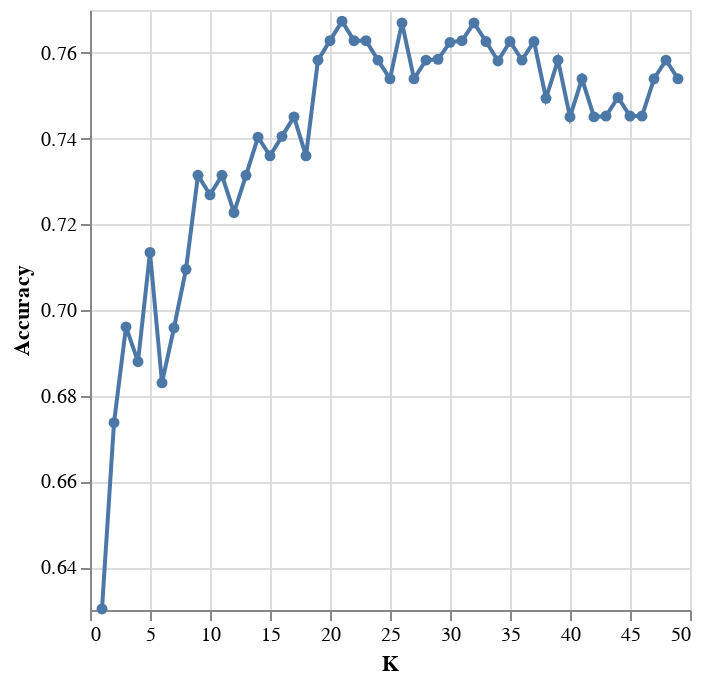

The code cell stored with this chart in its notebook:
### Code cell
#oldpeak vs thalach
from sklearn.model_selection import train_test_split
data_train, data_test = train_test_split (
    data, train_size = 0.75, stratify=  data["heart_disease"], random_state=57
)

from sklearn.preprocessing import StandardScaler
from sklearn.compose import make_column_transformer
data_preprocessor = make_column_transformer(
    (StandardScaler(), ["thalach", "oldpeak"])
)

from sklearn.neighbors import KNeighborsClassifier
from sklearn.pipeline import make_pipeline
knn = KNeighborsClassifier(n_neighbors = 3)
X = data_train[["thalach", "oldpeak"]] 
y = data_train["heart_disease"]
knn_pipeline = make_pipeline(data_preprocessor, knn)
knn_pipeline.fit(X, y)
knn_pipeline

data_test["predicted"] = knn_pipeline.predict(data_test[["thalach", "oldpeak"]])
data_test[["predicted", "heart_disease"]]

knn_pipeline.score(
    data_test[["thalach", "oldpeak"]], 
    data_test["heart_disease"]
)

from sklearn.model_selection import cross_validate
data_vfold_score = pd.DataFrame(
    cross_validate(
        estimator = knn_pipeline, 
        cv = 5, 
        X = X, 
        y = y
    )
)
data_vfold_score

data_metrics = data_vfold_score.agg(["mean", "sem"])
data_metrics

parameter_grid = {
    "kneighborsclassifier__n_neighbors": range(50)
}
data_tune_pipe = make_pipeline(data_preprocessor, KNeighborsClassifier())

from sklearn.model_selection import GridSearchCV
data_tune_pipe.get_params()
data_tune_grid = GridSearchCV(
    estimator = data_tune_pipe, 
    param_grid = parameter_grid,
    cv = 10,
)
data_tune_grid

knn_model_grid = data_tune_grid.fit(X, y)
accuracies_grid = pd.DataFrame(knn_model_grid.cv_results_)
accuracies_grid

accuracies_vs_k = alt.Chart(accuracies_grid).mark_line(point=True).encode(
    x=alt.X("param_kneighborsclassifier__n_neighbors").title("K").scale(zero=False),
    y=alt.Y("mean_test_score").title("Accuracy").scale(zero=False)
)
accuracies_vs_k

### Figure 1 — Vega-Lite specification as saved in the notebook (floating-point values rounded to 4 significant figures)
{"config": {"view": {"continuousWidth": 300, "continuousHeight": 300}}, "data": {"name": "data-f5b366dea8a60c332dea3ae03b9c05a0"}, "mark": {"type": "line", "point": true}, "encoding": {"x": {"field": "param_kneighborsclassifier__n_neighbors", "scale": {"zero": false}, "title": "K", "type": "quantitative"}, "y": {"field": "mean_test_score", "scale": {"zero": false}, "title": "Accuracy", "type": "quantitative"}}, "$schema": "https://vega.github.io/schema/vega-lite/v5.8.0.json", "datasets": {"data-f5b366dea8a60c332dea3ae03b9c05a0": [{"mean_fit_time": 0.01469, "std_fit_time": 0.03159, "mean_score_time": 0.0, "std_score_time": 0.0, "param_kneighborsclassifier__n_neighbors": 0, "params": {"kneighborsclassifier__n_neighbors": 0}, "split0_test_score": null, "split1_test_score": null, "split2_test_score": null, "split3_test_score": null, "split4_test_score": null, "split5_test_score": null, "split6_test_score": null, "split7_test_score": null, "split8_test_score": null, "split9_test_score": null, "mean_test_score": null, "std_test_score": null, "rank_test_score": 50}, {"mean_fit_time": 0.003558, "std_fit_time": 7.553e-05, "mean_score_time": 0.003641, "std_score_time": 9.651e-05, "param_kneighborsclassifier__n_neighbors": 1, "params": {"kneighborsclassifier__n_neighbors": 1}, "split0_test_score": 0.7826, "split1_test_score": 0.6087, "split2_test_score": 0.5652, "split3_test_score": 0.6522, "split4_test_score": 0.6087, "split5_test_score": 0.5217, "split6_test_score": 0.6087, "split7_test_score": 0.5455, "split8_test_score": 0.6818, "split9_test_score": 0.7273, "mean_test_score": 0.6302, "std_test_score": 0.07769, "rank_test_score": 49}, {"mean_fit_time": 0.00352, "std_fit_time": 5.246e-05, "mean_score_time": 0.00361, "std_score_time": 5.378e-05, "param_kneighborsclassifier__n_neighbors": 2, "params": {"kneighborsclassifier__n_neighbors": 2}, "split0_test_score": 0.7826, "split1_test_score": 0.5652, "split2_test_score": 0.6522, "split3_test_score": 0.7826, "split4_test_score": 0.6957, "split5_test_score": 0.6522, "split6_test_score": 0.6522, "split7_test_score": 0.5909, "split8_test_score": 0.6364, "split9_test_score": 0.7273, "mean_test_score": 0.6737, "std_test_score": 0.06963, "rank_test_score": 48}, {"mean_fit_time": 0.003516, "std_fit_time": 4.374e-05, "mean_score_time": 0.003588, "std_score_time": 3.466e-05, "param_kneighborsclassifier__n_neighbors": 3, "params": {"kneighborsclassifier__n_neighbors": 3}, "split0_test_score": 0.8261, "split1_test_score": 0.5652, "split2_test_score": 0.6087, "split3_test_score": 0.7391, "split4_test_score": 0.6957, "split5_test_score": 0.6957, "split6_test_score": 0.7391, "split7_test_score": 0.7273, "split8_test_score": 0.6364, "split9_test_score": 0.7273, "mean_test_score": 0.696, "std_test_score": 0.07133, "rank_test_score": 44}, {"mean_fit_time": 0.003522, "std_fit_time": 6.048e-05, "mean_score_time": 0.003568, "std_score_time": 3.321e-05, "param_kneighborsclassifier__n_neighbors": 4, "params": {"kneighborsclassifier__n_neighbors": 4}, "split0_test_score": 0.7391, "split1_test_score": 0.4783, "split2_test_score": 0.6522, "split3_test_score": 0.7391, "split4_test_score": 0.6957, "split5_test_score": 0.6522, "split6_test_score": 0.6957, "split7_test_score": 0.7727, "split8_test_score": 0.6818, "split9_test_score": 0.7727, "mean_test_score": 0.6879, "std_test_score": 0.08142, "rank_test_score": 46}, {"mean_fit_time": 0.003571, "std_fit_time": 0.0001543, "mean_score_time": 0.003605, "std_score_time": 3.649e-05, "param_kneighborsclassifier__n_neighbors": 5, "params": {"kneighborsclassifier__n_neighbors": 5}, "split0_test_score": 0.8261, "split1_test_score": 0.5217, "split2_test_score": 0.6522, "split3_test_score": 0.6957, "split4_test_score": 0.8261, "split5_test_score": 0.7391, "split6_test_score": 0.7826, "split7_test_score": 0.7727, "split8_test_score": 0.6364, "split9_test_score": 0.6818, "mean_test_score": 0.7134, "std_test_score": 0.09061, "rank_test_score": 42}, {"mean_fit_time": 0.003554, "std_fit_time": 9.631e-05, "mean_score_time": 0.00361, "std_score_time": 6.957e-05, "param_kneighborsclassifier__n_neighbors": 6, "params": {"kneighborsclassifier__n_neighbors": 6}, "split0_test_score": 0.7391, "split1_test_score": 0.4783, "split2_test_score": 0.6957, "split3_test_score": 0.6957, "split4_test_score": 0.6957, "split5_test_score": 0.6957, "split6_test_score": 0.7391, "split7_test_score": 0.7273, "split8_test_score": 0.6818, "split9_test_score": 0.6818, "mean_test_score": 0.683, "std_test_score": 0.07129, "rank_test_score": 47}, {"mean_fit_time": 0.003502, "std_fit_time": 4.626e-05, "mean_score_time": 0.003607, "std_score_time": 8.127e-05, "param_kneighborsclassifier__n_neighbors": 7, "params": {"kneighborsclassifier__n_neighbors": 7}, "split0_test_score": 0.7826, "split1_test_score": 0.4783, "split2_test_score": 0.6522, "split3_test_score": 0.6957, "split4_test_score": 0.7826, "split5_test_score": 0.7391, "split6_test_score": 0.7826, "split7_test_score": 0.6818, "split8_test_score": 0.6818, "split9_test_score": 0.6818, "mean_test_score": 0.6958, "std_test_score": 0.0862, "rank_test_score": 45}, {"mean_fit_time": 0.003469, "std_fit_time": 3.448e-05, "mean_score_time": 0.003587, "std_score_time": 4.836e-05, "param_kneighborsclassifier__n_neighbors": 8, "params": {"kneighborsclassifier__n_neighbors": 8}, "split0_test_score": 0.7826, "split1_test_score": 0.4783, "split2_test_score": 0.6957, "split3_test_score": 0.6957, "split4_test_score": 0.7826, "split5_test_score": 0.7391, "split6_test_score": 0.7391, "split7_test_score": 0.7273, "split8_test_score": 0.7273, "split9_test_score": 0.7273, "mean_test_score": 0.7095, "std_test_score": 0.08201, "rank_test_score": 43}, {"mean_fit_time": 0.003507, "std_fit_time": 6.497e-05, "mean_score_time": 0.003584, "std_score_time": 3.811e-05, "param_kneighborsclassifier__n_neighbors": 9, "params": {"kneighborsclassifier__n_neighbors": 9}, "split0_test_score": 0.7826, "split1_test_score": 0.5217, "split2_test_score": 0.6957, "split3_test_score": 0.7391, "split4_test_score": 0.8261, "split5_test_score": 0.7391, "split6_test_score": 0.7826, "split7_test_score": 0.7273, "split8_test_score": 0.7273, "split9_test_score": 0.7727, "mean_test_score": 0.7314, "std_test_score": 0.0783, "rank_test_score": 37}, {"mean_fit_time": 0.00351, "std_fit_time": 5.684e-05, "mean_score_time": 0.003586, "std_score_time": 2.576e-05, "param_kneighborsclassifier__n_neighbors": 10, "params": {"kneighborsclassifier__n_neighbors": 10}, "split0_test_score": 0.7826, "split1_test_score": 0.5217, "split2_test_score": 0.6957, "split3_test_score": 0.7391, "split4_test_score": 0.8261, "split5_test_score": 0.7391, "split6_test_score": 0.7826, "split7_test_score": 0.7727, "split8_test_score": 0.6818, "split9_test_score": 0.7273, "mean_test_score": 0.7269, "std_test_score": 0.07971, "rank_test_score": 40}, {"mean_fit_time": 0.003506, "std_fit_time": 7.776e-05, "mean_score_time": 0.003581, "std_score_time": 2.07e-05, "param_kneighborsclassifier__n_neighbors": 11, "params": {"kneighborsclassifier__n_neighbors": 11}, "split0_test_score": 0.7826, "split1_test_score": 0.5217, "split2_test_score": 0.6957, "split3_test_score": 0.7391, "split4_test_score": 0.8696, "split5_test_score": 0.7391, "split6_test_score": 0.7391, "split7_test_score": 0.8182, "split8_test_score": 0.6818, "split9_test_score": 0.7273, "mean_test_score": 0.7314, "std_test_score": 0.08783, "rank_test_score": 37}, {"mean_fit_time": 0.003493, "std_fit_time": 3.333e-05, "mean_score_time": 0.003629, "std_score_time": 5.534e-05, "param_kneighborsclassifier__n_neighbors": 12, "params": {"kneighborsclassifier__n_neighbors": 12}, "split0_test_score": 0.7826, "split1_test_score": 0.5217, "split2_test_score": 0.6957, "split3_test_score": 0.6957, "split4_test_score": 0.7826, "split5_test_score": 0.7391, "split6_test_score": 0.7826, "split7_test_score": 0.7727, "split8_test_score": 0.6818, "split9_test_score": 0.7727, "mean_test_score": 0.7227, "std_test_score": 0.07718, "rank_test_score": 41}, {"mean_fit_time": 0.003525, "std_fit_time": 7.698e-05, "mean_score_time": 0.003633, "std_score_time": 5.429e-05, "param_kneighborsclassifier__n_neighbors": 13, "params": {"kneighborsclassifier__n_neighbors": 13}, "split0_test_score": 0.7826, "split1_test_score": 0.5217, "split2_test_score": 0.6957, "split3_test_score": 0.6957, "split4_test_score": 0.8261, "split5_test_score": 0.7391, "split6_test_score": 0.8261, "split7_test_score": 0.7727, "split8_test_score": 0.7273, "split9_test_score": 0.7273, "mean_test_score": 0.7314, "std_test_score": 0.08299, "rank_test_score": 37}, {"mean_fit_time": 0.003479, "std_fit_time": 2.371e-05, "mean_score_time": 0.003608, "std_score_time": 6.506e-05, "param_kneighborsclassifier__n_neighbors": 14, "params": {"kneighborsclassifier__n_neighbors": 14}, "split0_test_score": 0.7826, "split1_test_score": 0.5217, "split2_test_score": 0.7391, "split3_test_score": 0.6957, "split4_test_score": 0.8261, "split5_test_score": 0.7391, "split6_test_score": 0.8261, "split7_test_score": 0.8182, "split8_test_score": 0.7273, "split9_test_score": 0.7273, "mean_test_score": 0.7403, "std_test_score": 0.08525, "rank_test_score": 34}, {"mean_fit_time": 0.003496, "std_fit_time": 4.114e-05, "mean_score_time": 0.003611, "std_score_time": 5.521e-05, "param_kneighborsclassifier__n_neighbors": 15, "params": {"kneighborsclassifier__n_neighbors": 15}, "split0_test_score": 0.7826, "split1_test_score": 0.5217, "split2_test_score": 0.7391, "split3_test_score": 0.6957, "split4_test_score": 0.8261, "split5_test_score": 0.7391, "split6_test_score": 0.7826, "split7_test_score": 0.8182, "split8_test_score": 0.7273, "split9_test_score": 0.7273, "mean_test_score": 0.736, "std_test_score": 0.08181, "rank_test_score": 35}, {"mean_fit_time": 0.00349, "std_fit_time": 4.548e-05, "mean_score_time": 0.003619, "std_score_time": 6.215e-05, "param_kneighborsclassifier__n_neighbors": 16, "params": {"kneighborsclassifier__n_neighbors": 16}, "split0_test_score": 0.7826, "split1_test_score": 0.5217, "split2_test_score": 0.7391, "split3_test_score": 0.6957, "split4_test_score": 0.8261, "split5_test_score": 0.7391, "split6_test_score": 0.7826, "split7_test_score": 0.8182, "split8_test_score": 0.7273, "split9_test_score": 0.7727, "mean_test_score": 0.7405, "std_test_score": 0.08246, "rank_test_score": 33}, {"mean_fit_time": 0.003483, "std_fit_time": 2.211e-05, "mean_score_time": 0.003624, "std_score_time": 4.25e-05, "param_kneighborsclassifier__n_neighbors": 17, "params": {"kneighborsclassifier__n_neighbors": 17}, "split0_test_score": 0.7826, "split1_test_score": 0.5217, "split2_test_score": 0.7391, "split3_test_score": 0.6957, "split4_test_score": 0.8261, "split5_test_score": 0.7391, "split6_test_score": 0.7826, "split7_test_score": 0.8182, "split8_test_score": 0.7727, "split9_test_score": 0.7727, "mean_test_score": 0.7451, "std_test_score": 0.08285, "rank_test_score": 32}, {"mean_fit_time": 0.003476, "std_fit_time": 1.368e-05, "mean_score_time": 0.003624, "std_score_time": 6.937e-05, "param_kneighborsclassifier__n_neighbors": 18, "params": {"kneighborsclassifier__n_neighbors": 18}, "split0_test_score": 0.7826, "split1_test_score": 0.5217, "split2_test_score": 0.7391, "split3_test_score": 0.6957, "split4_test_score": 0.8261, "split5_test_score": 0.7391, "split6_test_score": 0.7826, "split7_test_score": 0.8182, "split8_test_score": 0.7273, "split9_test_score": 0.7273, "mean_test_score": 0.736, "std_test_score": 0.08181, "rank_test_score": 35}, {"mean_fit_time": 0.003479, "std_fit_time": 1.852e-05, "mean_score_time": 0.003636, "std_score_time": 5.558e-05, "param_kneighborsclassifier__n_neighbors": 19, "params": {"kneighborsclassifier__n_neighbors": 19}, "split0_test_score": 0.7826, "split1_test_score": 0.5652, "split2_test_score": 0.7391, "split3_test_score": 0.6957, "split4_test_score": 0.8261, "split5_test_score": 0.7391, "split6_test_score": 0.8261, "split7_test_score": 0.8182, "split8_test_score": 0.7727, "split9_test_score": 0.8182, "mean_test_score": 0.7583, "std_test_score": 0.07688, "rank_test_score": 15}, {"mean_fit_time": 0.003494, "std_fit_time": 3.124e-05, "mean_score_time": 0.003644, "std_score_time": 6.532e-05, "param_kneighborsclassifier__n_neighbors": 20, "params": {"kneighborsclassifier__n_neighbors": 20}, "split0_test_score": 0.7826, "split1_test_score": 0.5652, "split2_test_score": 0.7391, "split3_test_score": 0.6957, "split4_test_score": 0.8261, "split5_test_score": 0.7391, "split6_test_score": 0.8261, "split7_test_score": 0.8182, "split8_test_score": 0.8182, "split9_test_score": 0.8182, "mean_test_score": 0.7628, "std_test_score": 0.07891, "rank_test_score": 4}, {"mean_fit_time": 0.003511, "std_fit_time": 3.387e-05, "mean_score_time": 0.003627, "std_score_time": 3.396e-05, "param_kneighborsclassifier__n_neighbors": 21, "params": {"kneighborsclassifier__n_neighbors": 21}, "split0_test_score": 0.7826, "split1_test_score": 0.5652, "split2_test_score": 0.7391, "split3_test_score": 0.6957, "split4_test_score": 0.8261, "split5_test_score": 0.7391, "split6_test_score": 0.8261, "split7_test_score": 0.8182, "split8_test_score": 0.8636, "split9_test_score": 0.8182, "mean_test_score": 0.7674, "std_test_score": 0.08316, "rank_test_score": 1}, {"mean_fit_time": 0.00349, "std_fit_time": 4.164e-05, "mean_score_time": 0.004647, "std_score_time": 0.003042, "param_kneighborsclassifier__n_neighbors": 22, "params": {"kneighborsclassifier__n_neighbors": 22}, "split0_test_score": 0.7826, "split1_test_score": 0.5652, "split2_test_score": 0.7391, "split3_test_score": 0.6957, "split4_test_score": 0.8261, "split5_test_score": 0.7391, "split6_test_score": 0.8261, "split7_test_score": 0.8182, "split8_test_score": 0.8636, "split9_test_score": 0.7727, "mean_test_score": 0.7628, "std_test_score": 0.08149, "rank_test_score": 5}, {"mean_fit_time": 0.003503, "std_fit_time": 3.897e-05, "mean_score_time": 0.003646, "std_score_time": 8.429e-05, "param_kneighborsclassifier__n_neighbors": 23, "params": {"kneighborsclassifier__n_neighbors": 23}, "split0_test_score": 0.7826, "split1_test_score": 0.5652, "split2_test_score": 0.7391, "split3_test_score": 0.6957, "split4_test_score": 0.8261, "split5_test_score": 0.7391, "split6_test_score": 0.8261, "split7_test_score": 0.8182, "split8_test_score": 0.8636, "split9_test_score": 0.7727, "mean_test_score": 0.7628, "std_test_score": 0.08149, "rank_test_score": 5}, {"mean_fit_time": 0.003485, "std_fit_time": 3.314e-05, "mean_score_time": 0.00363, "std_score_time": 7.5e-05, "param_kneighborsclassifier__n_neighbors": 24, "params": {"kneighborsclassifier__n_neighbors": 24}, "split0_test_score": 0.7826, "split1_test_score": 0.5652, "split2_test_score": 0.7391, "split3_test_score": 0.6957, "split4_test_score": 0.8261, "split5_test_score": 0.7391, "split6_test_score": 0.8261, "split7_test_score": 0.7727, "split8_test_score": 0.8636, "split9_test_score": 0.7727, "mean_test_score": 0.7583, "std_test_score": 0.07952, "rank_test_score": 15}, {"mean_fit_time": 0.003482, "std_fit_time": 3.615e-05, "mean_score_time": 0.003638, "std_score_time": 4.236e-05, "param_kneighborsclassifier__n_neighbors": 25, "params": {"kneighborsclassifier__n_neighbors": 25}, "split0_test_score": 0.7826, "split1_test_score": 0.5652, "split2_test_score": 0.7391, "split3_test_score": 0.6957, "split4_test_score": 0.7826, "split5_test_score": 0.7391, "split6_test_score": 0.8261, "split7_test_score": 0.7727, "split8_test_score": 0.8636, "split9_test_score": 0.7727, "mean_test_score": 0.754, "std_test_score": 0.07684, "rank_test_score": 23}, {"mean_fit_time": 0.003502, "std_fit_time": 4.704e-05, "mean_score_time": 0.004625, "std_score_time": 0.002951, "param_kneighborsclassifier__n_neighbors": 26, "params": {"kneighborsclassifier__n_neighbors": 26}, "split0_test_score": 0.8261, "split1_test_score": 0.5652, "split2_test_score": 0.7391, "split3_test_score": 0.6957, "split4_test_score": 0.8261, "split5_test_score": 0.7826, "split6_test_score": 0.8261, "split7_test_score": 0.7727, "split8_test_score": 0.8636, "split9_test_score": 0.7727, "mean_test_score": 0.767, "std_test_score": 0.08167, "rank_test_score": 2}, {"mean_fit_time": 0.003559, "std_fit_time": 0.0001821, "mean_score_time": 0.003649, "std_score_time": 7.992e-05, "param_kneighborsclassifier__n_neighbors": 27, "params": {"kneighborsclassifier__n_neighbors": 27}, "split0_test_score": 0.8261, "split1_test_score": 0.5652, "split2_test_score": 0.7391, "split3_test_score": 0.6957, "split4_test_score": 0.7826, "split5_test_score": 0.7391, "split6_test_score": 0.7826, "split7_test_score": 0.7727, "split8_test_score": 0.8636, "split9_test_score": 0.7727, "mean_test_score": 0.754, "std_test_score": 0.07684, "rank_test_score": 23}, {"mean_fit_time": 0.003574, "std_fit_time": 0.0003106, "mean_score_time": 0.003664, "std_score_time": 7.269e-05, "param_kneighborsclassifier__n_neighbors": 28, "params": {"kneighborsclassifier__n_neighbors": 28}, "split0_test_score": 0.8261, "split1_test_score": 0.5652, "split2_test_score": 0.7391, "split3_test_score": 0.6957, "split4_test_score": 0.7826, "split5_test_score": 0.7391, "split6_test_score": 0.8261, "split7_test_score": 0.7727, "split8_test_score": 0.8182, "split9_test_score": 0.8182, "mean_test_score": 0.7583, "std_test_score": 0.07688, "rank_test_score": 15}, {"mean_fit_time": 0.003482, "std_fit_time": 2.377e-05, "mean_score_time": 0.003665, "std_score_time": 5.752e-05, "param_kneighborsclassifier__n_neighbors": 29, "params": {"kneighborsclassifier__n_neighbors": 29}, "split0_test_score": 0.7826, "split1_test_score": 0.5652, "split2_test_score": 0.7391, "split3_test_score": 0.6957, "split4_test_score": 0.7826, "split5_test_score": 0.7391, "split6_test_score": 0.8261, "split7_test_score": 0.7727, "split8_test_score": 0.8636, "split9_test_score": 0.8182, "mean_test_score": 0.7585, "std_test_score": 0.07912, "rank_test_score": 12}, {"mean_fit_time": 0.003474, "std_fit_time": 1.094e-05, "mean_score_time": 0.003665, "std_score_time": 6.04e-05, "param_kneighborsclassifier__n_neighbors": 30, "params": {"kneighborsclassifier__n_neighbors": 30}, "split0_test_score": 0.8261, "split1_test_score": 0.5652, "split2_test_score": 0.7391, "split3_test_score": 0.6957, "split4_test_score": 0.8261, "split5_test_score": 0.7826, "split6_test_score": 0.8261, "split7_test_score": 0.7727, "split8_test_score": 0.7727, "split9_test_score": 0.8182, "mean_test_score": 0.7625, "std_test_score": 0.07732, "rank_test_score": 11}, {"mean_fit_time": 0.003483, "std_fit_time": 1.771e-05, "mean_score_time": 0.003666, "std_score_time": 8.109e-05, "param_kneighborsclassifier__n_neighbors": 31, "params": {"kneighborsclassifier__n_neighbors": 31}, "split0_test_score": 0.7826, "split1_test_score": 0.5652, "split2_test_score": 0.7391, "split3_test_score": 0.6957, "split4_test_score": 0.8261, "split5_test_score": 0.7391, "split6_test_score": 0.8261, "split7_test_score": 0.7727, "split8_test_score": 0.8182, "split9_test_score": 0.8636, "mean_test_score": 0.7628, "std_test_score": 0.08149, "rank_test_score": 5}, {"mean_fit_time": 0.003494, "std_fit_time": 2.638e-05, "mean_score_time": 0.003675, "std_score_time": 7.027e-05, "param_kneighborsclassifier__n_neighbors": 32, "params": {"kneighborsclassifier__n_neighbors": 32}, "split0_test_score": 0.7826, "split1_test_score": 0.6087, "split2_test_score": 0.7391, "split3_test_score": 0.6957, "split4_test_score": 0.8261, "split5_test_score": 0.7826, "split6_test_score": 0.8261, "split7_test_score": 0.7727, "split8_test_score": 0.7727, "split9_test_score": 0.8636, "mean_test_score": 0.767, "std_test_score": 0.06914, "rank_test_score": 2}, {"mean_fit_time": 0.003497, "std_fit_time": 3.791e-05, "mean_score_time": 0.003661, "std_score_time": 3.124e-05, "param_kneighborsclassifier__n_neighbors": 33, "params": {"kneighborsclassifier__n_neighbors": 33}, "split0_test_score": 0.7826, "split1_test_score": 0.6087, "split2_test_score": 0.7391, "split3_test_score": 0.6957, "split4_test_score": 0.7826, "split5_test_score": 0.7826, "split6_test_score": 0.8261, "split7_test_score": 0.7727, "split8_test_score": 0.8182, "split9_test_score": 0.8182, "mean_test_score": 0.7626, "std_test_score": 0.06343, "rank_test_score": 8}, {"mean_fit_time": 0.003502, "std_fit_time": 4.483e-05, "mean_score_time": 0.003657, "std_score_time": 5.639e-05, "param_kneighborsclassifier__n_neighbors": 34, "params": {"kneighborsclassifier__n_neighbors": 34}, "split0_test_score": 0.7826, "split1_test_score": 0.6087, "split2_test_score": 0.7391, "split3_test_score": 0.6957, "split4_test_score": 0.7826, "split5_test_score": 0.7826, "split6_test_score": 0.8261, "split7_test_score": 0.7727, "split8_test_score": 0.7727, "split9_test_score": 0.8182, "mean_test_score": 0.7581, "std_test_score": 0.06086, "rank_test_score": 19}, {"mean_fit_time": 0.003488, "std_fit_time": 3.58e-05, "mean_score_time": 0.003653, "std_score_time": 5.896e-05, "param_kneighborsclassifier__n_neighbors": 35, "params": {"kneighborsclassifier__n_neighbors": 35}, "split0_test_score": 0.7826, "split1_test_score": 0.6087, "split2_test_score": 0.7391, "split3_test_score": 0.6957, "split4_test_score": 0.7826, "split5_test_score": 0.7826, "split6_test_score": 0.8261, "split7_test_score": 0.7727, "split8_test_score": 0.8182, "split9_test_score": 0.8182, "mean_test_score": 0.7626, "std_test_score": 0.06343, "rank_test_score": 8}, {"mean_fit_time": 0.003494, "std_fit_time": 2.716e-05, "mean_score_time": 0.003695, "std_score_time": 8.658e-05, "param_kneighborsclassifier__n_neighbors": 36, "params": {"kneighborsclassifier__n_neighbors": 36}, "split0_test_score": 0.7826, "split1_test_score": 0.6087, "split2_test_score": 0.7391, "split3_test_score": 0.6957, "split4_test_score": 0.7826, "split5_test_score": 0.7826, "split6_test_score": 0.7826, "split7_test_score": 0.7727, "split8_test_score": 0.8182, "split9_test_score": 0.8182, "mean_test_score": 0.7583, "std_test_score": 0.06035, "rank_test_score": 13}, {"mean_fit_time": 0.003505, "std_fit_time": 2.75e-05, "mean_score_time": 0.003705, "std_score_time": 7.758e-05, "param_kneighborsclassifier__n_neighbors": 37, "params": {"kneighborsclassifier__n_neighbors": 37}, "split0_test_score": 0.7826, "split1_test_score": 0.6087, "split2_test_score": 0.7391, "split3_test_score": 0.6957, "split4_test_score": 0.7826, "split5_test_score": 0.7826, "split6_test_score": 0.8261, "split7_test_score": 0.7727, "split8_test_score": 0.8182, "split9_test_score": 0.8182, "mean_test_score": 0.7626, "std_test_score": 0.06343, "rank_test_score": 8}, {"mean_fit_time": 0.003488, "std_fit_time": 3.241e-05, "mean_score_time": 0.003697, "std_score_time": 6.425e-05, "param_kneighborsclassifier__n_neighbors": 38, "params": {"kneighborsclassifier__n_neighbors": 38}, "split0_test_score": 0.7826, "split1_test_score": 0.6087, "split2_test_score": 0.7391, "split3_test_score": 0.6957, "split4_test_score": 0.7826, "split5_test_score": 0.7826, "split6_test_score": 0.7391, "split7_test_score": 0.7727, "split8_test_score": 0.7727, "split9_test_score": 0.8182, "mean_test_score": 0.7494, "std_test_score": 0.05659, "rank_test_score": 26}, {"mean_fit_time": 0.003496, "std_fit_time": 4.516e-05, "mean_score_time": 0.003703, "std_score_time": 8.096e-05, "param_kneighborsclassifier__n_neighbors": 39, "params": {"kneighborsclassifier__n_neighbors": 39}, "split0_test_score": 0.7826, "split1_test_score": 0.6087, "split2_test_score": 0.7391, "split3_test_score": 0.6957, "split4_test_score": 0.7826, "split5_test_score": 0.7826, "split6_test_score": 0.7826, "split7_test_score": 0.7727, "split8_test_score": 0.8182, "split9_test_score": 0.8182, "mean_test_score": 0.7583, "std_test_score": 0.06035, "rank_test_score": 13}, {"mean_fit_time": 0.003489, "std_fit_time": 3.849e-05, "mean_score_time": 0.003712, "std_score_time": 8.734e-05, "param_kneighborsclassifier__n_neighbors": 40, "params": {"kneighborsclassifier__n_neighbors": 40}, "split0_test_score": 0.7826, "split1_test_score": 0.6087, "split2_test_score": 0.7391, "split3_test_score": 0.6957, "split4_test_score": 0.7826, "split5_test_score": 0.7826, "split6_test_score": 0.6957, "split7_test_score": 0.7727, "split8_test_score": 0.7727, "split9_test_score": 0.8182, "mean_test_score": 0.7451, "std_test_score": 0.05884, "rank_test_score": 30}, {"mean_fit_time": 0.003481, "std_fit_time": 1.282e-05, "mean_score_time": 0.003678, "std_score_time": 4.865e-05, "param_kneighborsclassifier__n_neighbors": 41, "params": {"kneighborsclassifier__n_neighbors": 41}, "split0_test_score": 0.7826, "split1_test_score": 0.6087, "split2_test_score": 0.7391, "split3_test_score": 0.6957, "split4_test_score": 0.7826, "split5_test_score": 0.7826, "split6_test_score": 0.7391, "split7_test_score": 0.7727, "split8_test_score": 0.8182, "split9_test_score": 0.8182, "mean_test_score": 0.754, "std_test_score": 0.06, "rank_test_score": 20}, {"mean_fit_time": 0.003493, "std_fit_time": 3.896e-05, "mean_score_time": 0.003702, "std_score_time": 6.228e-05, "param_kneighborsclassifier__n_neighbors": 42, "params": {"kneighborsclassifier__n_neighbors": 42}, "split0_test_score": 0.7826, "split1_test_score": 0.6087, "split2_test_score": 0.7391, "split3_test_score": 0.6957, "split4_test_score": 0.7826, "split5_test_score": 0.7826, "split6_test_score": 0.6957, "split7_test_score": 0.7727, "split8_test_score": 0.7727, "split9_test_score": 0.8182, "mean_test_score": 0.7451, "std_test_score": 0.05884, "rank_test_score": 30}, {"mean_fit_time": 0.003496, "std_fit_time": 3.38e-05, "mean_score_time": 0.003673, "std_score_time": 5.115e-05, "param_kneighborsclassifier__n_neighbors": 43, "params": {"kneighborsclassifier__n_neighbors": 43}, "split0_test_score": 0.7826, "split1_test_score": 0.6087, "split2_test_score": 0.7391, "split3_test_score": 0.6957, "split4_test_score": 0.7826, "split5_test_score": 0.7826, "split6_test_score": 0.6522, "split7_test_score": 0.7727, "split8_test_score": 0.8182, "split9_test_score": 0.8182, "mean_test_score": 0.7453, "std_test_score": 0.06737, "rank_test_score": 27}, {"mean_fit_time": 0.003507, "std_fit_time": 4.677e-05, "mean_score_time": 0.003804, "std_score_time": 0.0002709, "param_kneighborsclassifier__n_neighbors": 44, "params": {"kneighborsclassifier__n_neighbors": 44}, "split0_test_score": 0.7826, "split1_test_score": 0.6087, "split2_test_score": 0.7391, "split3_test_score": 0.6957, "split4_test_score": 0.7826, "split5_test_score": 0.7826, "split6_test_score": 0.6957, "split7_test_score": 0.7727, "split8_test_score": 0.8182, "split9_test_score": 0.8182, "mean_test_score": 0.7496, "std_test_score": 0.06245, "rank_test_score": 25}, {"mean_fit_time": 0.003522, "std_fit_time": 7.529e-05, "mean_score_time": 0.003802, "std_score_time": 0.0001777, "param_kneighborsclassifier__n_neighbors": 45, "params": {"kneighborsclassifier__n_neighbors": 45}, "split0_test_score": 0.7826, "split1_test_score": 0.6087, "split2_test_score": 0.7391, "split3_test_score": 0.6957, "split4_test_score": 0.7826, "split5_test_score": 0.7826, "split6_test_score": 0.6522, "split7_test_score": 0.7727, "split8_test_score": 0.8182, "split9_test_score": 0.8182, "mean_test_score": 0.7453, "std_test_score": 0.06737, "rank_test_score": 27}, {"mean_fit_time": 0.003492, "std_fit_time": 2.618e-05, "mean_score_time": 0.003689, "std_score_time": 5.817e-05, "param_kneighborsclassifier__n_neighbors": 46, "params": {"kneighborsclassifier__n_neighbors": 46}, "split0_test_score": 0.7826, "split1_test_score": 0.6087, "split2_test_score": 0.7391, "split3_test_score": 0.6957, "split4_test_score": 0.7826, "split5_test_score": 0.7826, "split6_test_score": 0.6522, "split7_test_score": 0.7727, "split8_test_score": 0.8182, "split9_test_score": 0.8182, "mean_test_score": 0.7453, "std_test_score": 0.06737, "rank_test_score": 27}, {"mean_fit_time": 0.003493, "std_fit_time": 2.871e-05, "mean_score_time": 0.003713, "std_score_time": 7.306e-05, "param_kneighborsclassifier__n_neighbors": 47, "params": {"kneighborsclassifier__n_neighbors": 47}, "split0_test_score": 0.7826, "split1_test_score": 0.6087, "split2_test_score": 0.7391, "split3_test_score": 0.6957, "split4_test_score": 0.7826, "split5_test_score": 0.8261, "split6_test_score": 0.6957, "split7_test_score": 0.7727, "split8_test_score": 0.8182, "split9_test_score": 0.8182, "mean_test_score": 0.754, "std_test_score": 0.066, "rank_test_score": 20}, {"mean_fit_time": 0.003484, "std_fit_time": 1.29e-05, "mean_score_time": 0.003709, "std_score_time": 8.145e-05, "param_kneighborsclassifier__n_neighbors": 48, "params": {"kneighborsclassifier__n_neighbors": 48}, "split0_test_score": 0.7826, "split1_test_score": 0.6087, "split2_test_score": 0.7391, "split3_test_score": 0.6957, "split4_test_score": 0.7826, "split5_test_score": 0.8261, "split6_test_score": 0.7391, "split7_test_score": 0.7727, "split8_test_score": 0.8182, "split9_test_score": 0.8182, "mean_test_score": 0.7583, "std_test_score": 0.0634, "rank_test_score": 15}, {"mean_fit_time": 0.003546, "std_fit_time": 0.0001372, "mean_score_time": 0.003725, "std_score_time": 5.716e-05, "param_kneighborsclassifier__n_neighbors": 49, "params": {"kneighborsclassifier__n_neighbors": 49}, "split0_test_score": 0.7826, "split1_test_score": 0.6087, "split2_test_score": 0.7391, "split3_test_score": 0.6957, "split4_test_score": 0.7826, "split5_test_score": 0.7826, "split6_test_score": 0.7391, "split7_test_score": 0.7727, "split8_test_score": 0.8182, "split9_test_score": 0.8182, "mean_test_score": 0.754, "std_test_score": 0.06, "rank_test_score": 20}]}}
